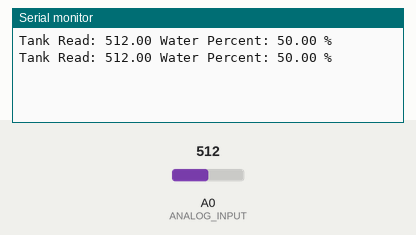
A sketch run on a simulated ESP8266 (NodeMCU). On the bench: the last lines printed to the serial monitor. The test bench sets the inputs (shaded band); at power-on: A0 (ANALOG_INPUT) = 512.

Above: at 1.8 s.
1.9 s: A0 (ANALOG_INPUT) set to 716
At 2.7 s:
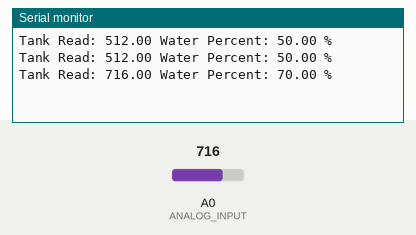
3.4 s: A0 (ANALOG_INPUT) set to 900
At 4.8 s:
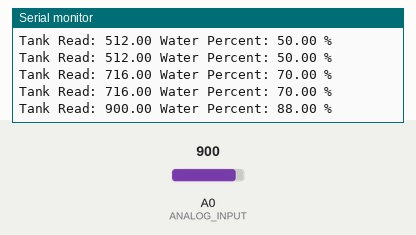
Timing chart, 0 to 6.4 s (numbered marks = the images above; inputs shaded):
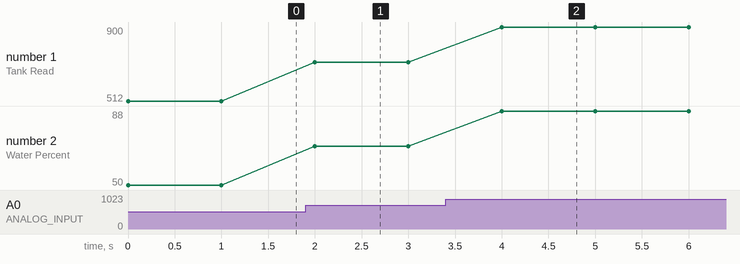

Measured:
- after the input at 1.9 s, the serial monitor: prints a new line after 0.10 s (image 1)
- after the input at 3.4 s, the serial monitor: prints a new line after 0.60 s (image 2)
- plotted number 1: 512 → 716 after the input at 1.9 s, 716 → 900 after the input at 3.4 s
- plotted number 2: 50 → 70 after the input at 1.9 s, 70 → 88 after the input at 3.4 s

The sketch:

POWAR-TANKLEVELwMAP.ino
```cpp
#define MUX_A D5
#define MUX_B D4
#define MUX_C D3

#define ANALOG_INPUT A0

float Tank;
float TANKval;
float dry = 0; // Calibrate with reading when DRY
float wet = 1024; // Calibrate with reading when TOTALLY WET

void setup() {

  Serial.begin(9600);

  //Deifne output pins for Mux
  pinMode(MUX_A, OUTPUT);
  pinMode(MUX_B, OUTPUT);
  pinMode(MUX_C, OUTPUT);
}

void changeMux(int c, int b, int a) {
  digitalWrite(MUX_A, a);
  digitalWrite(MUX_B, b);
  digitalWrite(MUX_C, c);
}

void loop() {

  // TANK READ - MuxPin0
  changeMux(LOW, LOW, LOW);
  Tank = analogRead(ANALOG_INPUT); //Value of the sensor connected Option 0 pin of Mux


  TANKval = map(Tank,dry,wet,0,100);
  Serial.print("Tank Read: ");
  Serial.print(Tank);
  Serial.print(" Water Percent: ");
  Serial.print(TANKval);
  Serial.println(" %");
  delay(1000);
}
```
